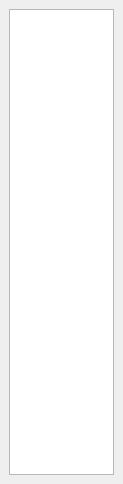
<?xml version="1.0" encoding="UTF-8"?>
<ui version="4.0">
 <class>sitnThemesDockWidgetBase</class>
 <widget class="QDockWidget" name="sitnThemesDockWidgetBase">
  <property name="geometry">
   <rect>
    <x>0</x>
    <y>0</y>
    <width>123</width>
    <height>484</height>
   </rect>
  </property>
  <property name="sizePolicy">
   <sizepolicy hsizetype="Minimum" vsizetype="Minimum">
    <horstretch>0</horstretch>
    <verstretch>0</verstretch>
   </sizepolicy>
  </property>
  <property name="windowTitle">
   <string>Thèmes du SITN</string>
  </property>
  <widget class="QWidget" name="dockWidgetContents">
   <property name="sizePolicy">
    <sizepolicy hsizetype="Preferred" vsizetype="Preferred">
     <horstretch>0</horstretch>
     <verstretch>0</verstretch>
    </sizepolicy>
   </property>
   <layout class="QGridLayout" name="gridLayout">
    <item row="0" column="1">
     <widget class="QListWidget" name="listThemes">
      <property name="autoFillBackground">
       <bool>false</bool>
      </property>
      <property name="iconSize">
       <size>
        <width>110</width>
        <height>60</height>
       </size>
      </property>
     </widget>
    </item>
   </layout>
  </widget>
 </widget>
 <connections/>
</ui>
